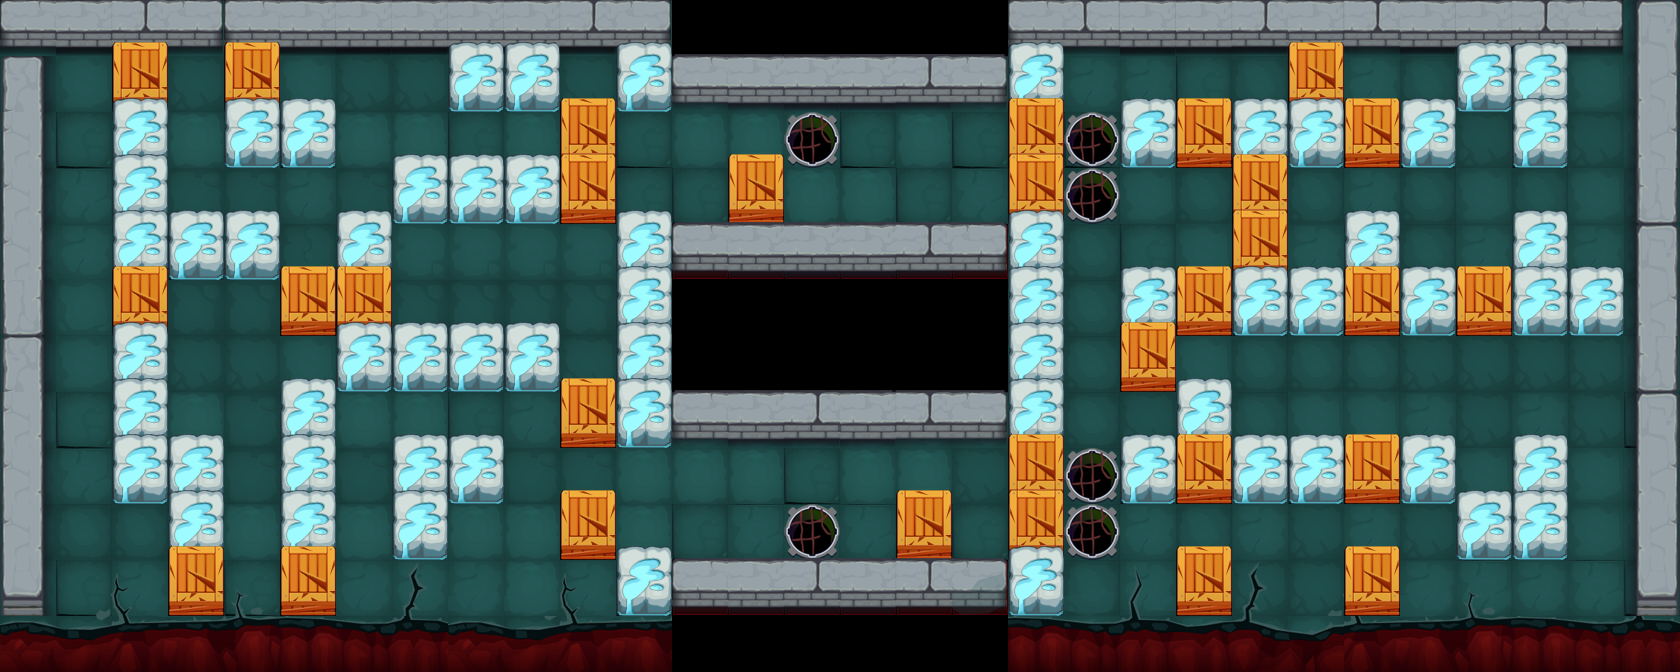

A 2D game scene composited from a Tiled map and its tileset images. What follows is a short description and the map's XML, with each tile layer's data collapsed to a summary:
An orthogonal 30x12 tile map with 56x56 px tiles, 3 tile layers (collidableLayer, backgroundLayer, stoneLayer), 8 tilesets and 33 objects (soldier_pos).

<map version="1.0" orientation="orthogonal" width="30" height="12" tilewidth="56" tileheight="56">
 <tileset firstgid="1" name="tile_ground" tilewidth="56" tileheight="56">
  <image source="图块资源/tile_ground.png" width="112" height="336" />
 </tileset>
 <tileset firstgid="13" name="tile_wall_vert_mid" tilewidth="56" tileheight="56">
  <image source="图块资源/tile_wall_vert_mid.png" width="56" height="224" />
 </tileset>
 <tileset firstgid="17" name="tile_wall_vert_end" tilewidth="56" tileheight="56">
  <image source="图块资源/tile_wall_vert_end.png" width="56" height="336" />
 </tileset>
 <tileset firstgid="23" name="tile_wall_horiz" tilewidth="167" tileheight="58">
  <image source="图块资源/tile_wall_horiz.png" width="334" height="58" />
 </tileset>
 <tileset firstgid="25" name="tile_ground_end" tilewidth="56" tileheight="56">
  <image source="图块资源/tile_ground_end.png" width="637" height="146" />
 </tileset>
 <tileset firstgid="47" name="tile_box" tilewidth="56" tileheight="70">
  <image source="图块资源/tile_box.png" width="112" height="70" />
  <tile id="0">
   <properties>
    <property name="type" value="stone" />
   </properties>
  </tile>
  <tile id="1">
   <properties>
    <property name="type" value="box" />
   </properties>
  </tile>
 </tileset>
 <tileset firstgid="49" name="meta_tiles" tilewidth="56" tileheight="56">
  <image source="图块资源/meta_tiles.png" width="112" height="56" />
  <tile id="0">
   <properties>
    <property name="move" value="false" />
   </properties>
  </tile>
  <tile id="1">
   <properties>
    <property name="move" value="true" />
   </properties>
  </tile>
 </tileset>
 <tileset firstgid="51" name="ground_obstacle" tilewidth="56" tileheight="56">
  <image source="图块资源/ground_obstacle.png" width="56" height="112" />
 </tileset>
 <layer name="collidableLayer" width="30" height="12">
  <data>[360 cells, 336 non-empty, 2 distinct tile ids]</data>
 </layer>
 <layer name="backgroundLayer" width="30" height="12">
  <data>[360 cells, 324 non-empty, 12 distinct tile ids]</data>
 </layer>
 <layer name="stoneLayer" width="30" height="12">
  <data>[360 cells, 187 non-empty, 32 distinct tile ids]</data>
 </layer>
 <objectgroup name="soldierObjects" width="30" height="12">
  <object name="soldier_pos" x="56" y="560" width="56" height="56" />
 </objectgroup>
 <objectgroup name="enemyObject" width="30" height="12">
  <object x="448" y="560" width="56" height="56">
   <properties>
    <property name="enemyType" value="0" />
   </properties>
  </object>
  <object x="784" y="448" width="56" height="56">
   <properties>
    <property name="enemyType" value="2" />
   </properties>
  </object>
  <object x="784" y="112" width="56" height="56">
   <properties>
    <property name="enemyType" value="0" />
   </properties>
  </object>
  <object x="560" y="224" width="56" height="56">
   <properties>
    <property name="enemyType" value="1" />
   </properties>
  </object>
  <object x="224" y="336" width="56" height="56">
   <properties>
    <property name="enemyType" value="1" />
   </properties>
  </object>
  <object x="392" y="112" width="56" height="56">
   <properties>
    <property name="enemyType" value="1" />
   </properties>
  </object>
  <object x="448" y="392" width="56" height="56">
   <properties>
    <property name="enemyType" value="1" />
   </properties>
  </object>
  <object x="1064" y="560" width="56" height="56">
   <properties>
    <property name="enemyType" value="1" />
   </properties>
  </object>
  <object x="784" y="168" width="56" height="56">
   <properties>
    <property name="enemyType" value="1" />
   </properties>
  </object>
  <object x="1064" y="56" width="56" height="56">
   <properties>
    <property name="enemyType" value="1" />
   </properties>
  </object>
  <object x="1288" y="336" width="56" height="56">
   <properties>
    <property name="enemyType" value="2" />
   </properties>
  </object>
  <object x="1400" y="560" width="56" height="56">
   <properties>
    <property name="enemyType" value="1" />
   </properties>
  </object>
  <object x="1456" y="168" width="56" height="56">
   <properties>
    <property name="enemyType" value="1" />
   </properties>
  </object>
  <object x="1456" y="336" width="56" height="56">
   <properties>
    <property name="enemyType" value="1" />
   </properties>
  </object>
  <object x="784" y="504" width="56" height="56">
   <properties>
    <property name="enemyType" value="2" />
   </properties>
  </object>
  <object x="1064" y="168" width="56" height="56">
   <properties>
    <property name="enemyType" value="1" />
   </properties>
  </object>
  <object x="1064" y="448" width="56" height="56">
   <properties>
    <property name="enemyType" value="1" />
   </properties>
  </object>
 </objectgroup>
 <objectgroup name="groundObject" width="30" height="12">
  <object x="784" y="504" width="56" height="56">
   <properties>
    <property name="type" value="gas" />
   </properties>
  </object>
  <object x="784" y="112" width="56" height="56">
   <properties>
    <property name="type" value="gas" />
   </properties>
  </object>
  <object x="1064" y="448" width="56" height="56">
   <properties>
    <property name="type" value="gas" />
   </properties>
  </object>
  <object x="1064" y="168" width="56" height="56">
   <properties>
    <property name="type" value="gas" />
   </properties>
  </object>
  <object x="1064" y="112" width="56" height="56">
   <properties>
    <property name="type" value="gas" />
   </properties>
  </object>
  <object x="1064" y="504" width="56" height="56">
   <properties>
    <property name="type" value="gas" />
   </properties>
  </object>
  <object x="392" y="224" width="56" height="56">
   <properties>
    <property name="type" value="hand" />
   </properties>
  </object>
  <object x="784" y="448" width="56" height="56">
   <properties>
    <property name="type" value="hand" />
   </properties>
  </object>
  <object x="784" y="168" width="56" height="56">
   <properties>
    <property name="type" value="hand" />
   </properties>
  </object>
  <object x="1176" y="336" width="56" height="56">
   <properties>
    <property name="type" value="hand" />
   </properties>
  </object>
  <object x="336" y="112" width="56" height="56">
   <properties>
    <property name="type" value="sg_r" />
   </properties>
  </object>
  <object x="504" y="448" width="56" height="56">
   <properties>
    <property name="type" value="sg_r" />
   </properties>
  </object>
  <object x="1232" y="504" width="56" height="56">
   <properties>
    <property name="type" value="sg_l" />
   </properties>
  </object>
  <object x="1568" y="336" width="56" height="56">
   <properties>
    <property name="type" value="sg_l" />
   </properties>
  </object>
  <object x="1568" y="168" width="56" height="56">
   <properties>
    <property name="type" value="sg_l" />
   </properties>
  </object>
 </objectgroup>
</map>